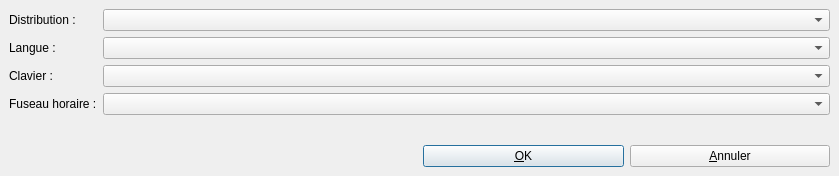
<?xml version="1.0" encoding="UTF-8"?>
<ui version="4.0">
 <class>frm_ppale</class>
 <widget class="QMainWindow" name="frm_ppale">
  <property name="geometry">
   <rect>
    <x>0</x>
    <y>0</y>
    <width>839</width>
    <height>176</height>
   </rect>
  </property>
  <property name="windowTitle">
   <string extracomment="Fenetre principale de l'application">Anacontux</string>
  </property>
  <property name="toolTip">
   <string>Fenetre principale de l'application</string>
  </property>
  <widget class="QWidget" name="centralwidget">
   <layout class="QGridLayout" name="gridLayout">
    <item row="0" column="0" colspan="2">
     <layout class="QFormLayout" name="formLayout">
      <property name="fieldGrowthPolicy">
       <enum>QFormLayout::FieldGrowthPolicy::ExpandingFieldsGrow</enum>
      </property>
      <item row="0" column="0">
       <widget class="QLabel" name="lbl_distribution">
        <property name="text">
         <string>Distribution : </string>
        </property>
       </widget>
      </item>
      <item row="1" column="0">
       <widget class="QLabel" name="lbl_langue">
        <property name="text">
         <string>Langue :</string>
        </property>
       </widget>
      </item>
      <item row="3" column="0">
       <widget class="QLabel" name="lbl_fuseau">
        <property name="text">
         <string>Fuseau horaire :</string>
        </property>
       </widget>
      </item>
      <item row="0" column="1">
       <widget class="QComboBox" name="cbx_distribution">
        <property name="sizePolicy">
         <sizepolicy hsizetype="Expanding" vsizetype="Fixed">
          <horstretch>0</horstretch>
          <verstretch>0</verstretch>
         </sizepolicy>
        </property>
        <property name="minimumSize">
         <size>
          <width>40</width>
          <height>0</height>
         </size>
        </property>
       </widget>
      </item>
      <item row="1" column="1">
       <widget class="QComboBox" name="cbx_langue">
        <property name="sizePolicy">
         <sizepolicy hsizetype="Expanding" vsizetype="Fixed">
          <horstretch>0</horstretch>
          <verstretch>0</verstretch>
         </sizepolicy>
        </property>
       </widget>
      </item>
      <item row="3" column="1">
       <widget class="QComboBox" name="cbx_fuseau">
        <property name="sizePolicy">
         <sizepolicy hsizetype="Expanding" vsizetype="Fixed">
          <horstretch>0</horstretch>
          <verstretch>0</verstretch>
         </sizepolicy>
        </property>
       </widget>
      </item>
      <item row="2" column="0">
       <widget class="QLabel" name="lbl_clavier">
        <property name="sizePolicy">
         <sizepolicy hsizetype="Preferred" vsizetype="Preferred">
          <horstretch>0</horstretch>
          <verstretch>0</verstretch>
         </sizepolicy>
        </property>
        <property name="text">
         <string>Clavier :</string>
        </property>
       </widget>
      </item>
      <item row="2" column="1">
       <widget class="QComboBox" name="cbx_clavier">
        <property name="sizePolicy">
         <sizepolicy hsizetype="Expanding" vsizetype="Fixed">
          <horstretch>0</horstretch>
          <verstretch>0</verstretch>
         </sizepolicy>
        </property>
       </widget>
      </item>
     </layout>
    </item>
    <item row="1" column="0" colspan="2">
     <spacer name="horizontalSpacer">
      <property name="orientation">
       <enum>Qt::Orientation::Horizontal</enum>
      </property>
      <property name="sizeHint" stdset="0">
       <size>
        <width>818</width>
        <height>20</height>
       </size>
      </property>
     </spacer>
    </item>
    <item row="2" column="1">
     <layout class="QGridLayout" name="gridLayout_2">
      <item row="0" column="0">
       <widget class="QPushButton" name="btn_ok">
        <property name="toolTip">
         <string extracomment="Valider et passer à l'étape suivante."/>
        </property>
        <property name="text">
         <string>&amp;OK</string>
        </property>
        <property name="default">
         <bool>true</bool>
        </property>
       </widget>
      </item>
      <item row="0" column="1">
       <widget class="QPushButton" name="btn_annuler">
        <property name="text">
         <string>&amp;Annuler</string>
        </property>
        <property name="icon">
         <iconset>
          <normaloff>:/fen_ppale/exit.png</normaloff>:/fen_ppale/exit.png</iconset>
        </property>
       </widget>
      </item>
     </layout>
    </item>
   </layout>
  </widget>
 </widget>
 <tabstops>
  <tabstop>cbx_distribution</tabstop>
  <tabstop>cbx_langue</tabstop>
  <tabstop>cbx_fuseau</tabstop>
  <tabstop>btn_ok</tabstop>
  <tabstop>btn_annuler</tabstop>
 </tabstops>
 <resources/>
 <connections/>
</ui>
